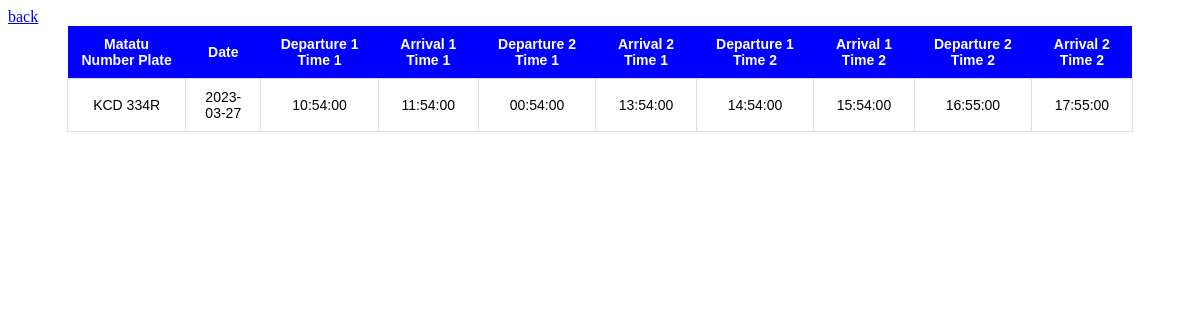
Screenshot of /admin/viewSchedule_Nai_Wote.php with the database file from the repository.
### tables this page shows
CREATE TABLE IF NOT EXISTS `schedule_nai_wote` (
  `schedule_id` int NOT NULL,
  `matatu_numplate` varchar(20) DEFAULT NULL,
  `dep1_t1` time DEFAULT NULL,
  `arrival1_t1` time DEFAULT NULL,
  `dep2_t1` time DEFAULT NULL,
  `arrival2_t1` time DEFAULT NULL,
  `date` date DEFAULT NULL,
  `dep1_t2` time DEFAULT NULL,
  `arrival1_t2` time DEFAULT NULL,
  `dep2_t2` time DEFAULT NULL,
  `arrival2_t2` time DEFAULT NULL,
  PRIMARY KEY (`schedule_id`)
);

### admin/viewSchedule_Nai_Wote.php (the view, shortened to what this page needs)
<?php
include 'db.php';
$query = "SELECT * FROM schedule_nai_wote";
$result = mysqli_query($conn, $query);
if (mysqli_num_rows($result) > 0) {
    echo "<table class='schedule-table'>";
    echo "<tr><th>Matatu Number Plate</th><th>Date</th><th>Departure 1 Time 1</th><th>Arrival 1 Time 1</th><th>Departure 2 Time 1</th><th>Arrival 2 Time 1</th><th>Departure 1 Time 2</th><th>Arrival 1 Time 2</th><th>Departure 2 Time 2</th><th>Arrival 2 Time 2</th></tr>";
    while ($row = mysqli_fetch_assoc($result)) {
        echo "<a href = './loggedin.php'>back</a>" ;
        echo "<tr>";
        echo "<td>" . $row['matatu_numplate'] . "</td>";
        echo "<td>" . $row['date'] . "</td>";
        echo "<td>" . $row['dep1_t1'] . "</td>";
        echo "<td>" . $row['arrival1_t1'] . "</td>";
        echo "<td>" . $row['dep2_t1'] . "</td>";
        echo "<td>" . $row['arrival2_t1'] . "</td>";
        echo "<td>" . $row['dep1_t2'] . "</td>";
        echo "<td>" . $row['arrival1_t2'] . "</td>";
        echo "<td>" . $row['dep2_t2'] . "</td>";
        echo "<td>" . $row['arrival2_t2'] . "</td>";
        echo "</tr>";
    }
    echo "</table>";
} else {
    echo "No records found in the database.";
}
?>

### admin/viewSchedule_Nai_Wote.php (style rules this page uses)
.schedule-table { border-collapse: collapse; margin: 0 auto; font-family: Arial, sans-serif; font-size: 14px; width: 90%; max-width: 1200px; }
.schedule-table th { background-color: blue; color: white; font-weight: bold; padding: 10px; text-align: center; vertical-align: middle; }
.schedule-table td { border: 1px solid #ddd; padding: 10px; text-align: center; vertical-align: middle; }

### rows the page displays
schedule_nai_wote: matatu_numplate "KCD 334R", date "2023-03-27", dep1_t1 "10:54:00", arrival1_t1 "11:54:00", dep2_t1 "00:54:00", arrival2_t1 "13:54:00", dep1_t2 "14:54:00", arrival1_t2 "15:54:00", dep2_t2 "16:55:00", arrival2_t2 "17:55:00"
